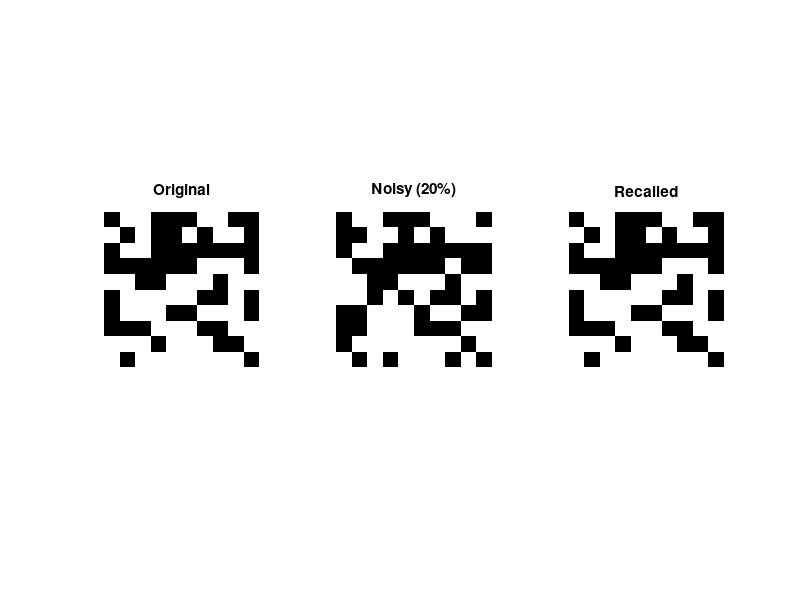

Reproduce this figure in MATLAB.
clear; close all; clc;

Nrows = 10;
Ncols = 10;
N = Nrows * Ncols;
P = 12;

rng(1);

X = randi([0 1], N, P);
X(X==0) = -1;

W = zeros(N, N);
for p = 1:P
    W = W + X(:, p) * X(:, p)';
end

W(1:N+1:end) = 0;
W = W / P;

x = X(:, 1);
idx = randperm(N, round(0.20 * N));
xnoisy = x;
xnoisy(idx) = -xnoisy(idx);

state = xnoisy;
maxit = 20000;

for it = 1:maxit
    i = randi(N);
    h = W(i, :) * state;
    state(i) = sign(h);
    if state(i) == 0, state(i) = 1; end
    if isequal(state, x), break; end
end

orig = reshape(X(:, 1), Nrows, Ncols)';
noisy = reshape(xnoisy, Nrows, Ncols)';
recalled = reshape(state, Nrows, Ncols)';

figure;
subplot(1, 3, 1); imshow(orig > 0); title('Original');
subplot(1, 3, 2); imshow(noisy > 0); title('Noisy (20%)');
subplot(1, 3, 3); imshow(recalled > 0); title('Recalled');
